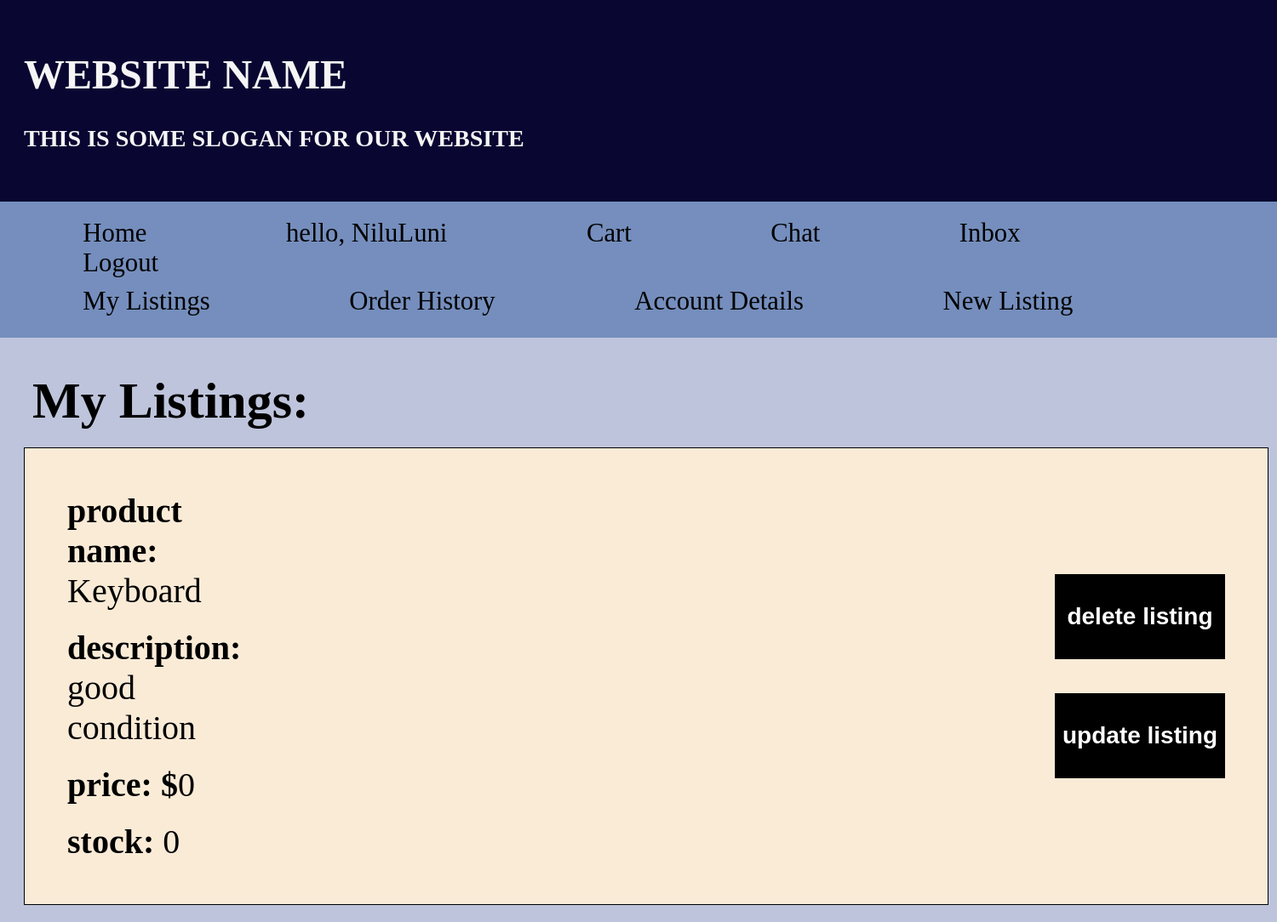
The page /Market/listings/ (signed in) on the database its author committed.
### Market/models.py (models this page shows)
class Product(models.Model):
    owner = models.ForeignKey(User, on_delete=models.CASCADE)
    product_name = models.CharField(max_length=50)
    product_rating = models.IntegerField(default=0)
    product_picture = models.FileField(upload_to='', blank=True)
    description = models.CharField(max_length=50)
    price = models.IntegerField()
    stock = models.IntegerField()
    pub_date = models.DateTimeField('date published', default=timezone.now)
    changed = models.BooleanField(default=False)
    CATEGORY_CHOICES = (
        ('G', 'Game'),
        ('L', 'Laptop'),
        ('M', 'Mouse'),
        ('K', 'Keyboard'),
        ('H', 'Headphone')
    )
    category = models.CharField(max_length=200, choices=CATEGORY_CHOICES, default="none")

### Market/views.py (the view)
# urls.py: path('listings/', views.my_listings, name='my_listings'),
@login_required
def my_listings(request):
    my_listing = Product.objects.filter(owner__username=request.session['username'])
    context = {'my_listing': my_listing}
    return render(request, 'Market/Listings.html', context)

### templates/Market/Listings.html (shortened to what this page needs)
{% extends 'Market/Account.html' %}
{% block body_plus %}
<div class="listingtitle">My Listings:</div>
<div class="listingpage">
    {% for listing in my_listing %}
        <div class="listingitem" id="product{{ listing.id }}">
            <div class="listingtext">
                <div id="listingfield"> product name: <span id="listingvalue"> {{ listing.product_name }}</span></div>
                <div id="listingfield"> description: <span id="listingvalue"> {{ listing.description }}</span></div>
                <div id="listingfield"> price: $<span id="listingvalue">{{ listing.price }}</span></div>
                <div id="listingfield"> stock: <span id="listingvalue">{{ listing.stock }}</span></div>
            </div>
            <div id="listingbuttons">
            <button class="delete" data-list="{{ listing.id }}" data-user="{{ request.session.username }}">delete listing</button>
        <form id="form{{ listing.id }}" method="get" action="{% url 'update' %}">
                <input class="update" type="submit" value="update listing">
        </form>
    </div>
    </div>
    {% endfor %}
</div>
{% endblock %}

### templates/base.html (shortened to what this page needs)
<!DOCTYPE html>
<html lang="en">
<head>
</head>
<body>
{% block header %}
    <header>
        <div class='siteName'>
            <h1>WEBSITE NAME</h1>
            <h3>THIS IS SOME SLOGAN FOR OUR WEBSITE</h3>
        </div>
    </header>
{% endblock header %}
{% block nav %}
    <nav>
        <div class='header'>
            <a href="{% url 'home' %}">Home</a>
            {% if request.user.is_anonymous %}
                <a href="{% url 'user_login' %}">Login</a>
                <a href="{% url 'register' %}">Register</a>
            {% else %}
                <a href="{% url 'my_account' %}">hello, {{ request.session.username }}</a>
                <a href="{% url 'cart' %}">Cart</a>
                <a href="{% url 'chat_index' %}">Chat</a>
                <a onclick="openInbox()" style="cursor: pointer">Inbox</a>
                <a href="{% url 'user_logout' %}">Logout</a>
            {% endif %}
        </div>
    </nav>
{% endblock nav %}
{% block body-block %}
{% endblock %}
{% block body_plus %}
{% endblock %}
</body>
</html>

### templates/base.html (style rules this page uses)
.siteName { margin-right: -10px; margin-left: -10px; margin-top: -10px; color: whitesmoke; background-color: rgb(9, 6, 49); padding: 30px; font-family: fantasy; font-size: 150%; width: 100%; }
.header { margin-right: -10px; margin-left: -10px; background-color: rgb(117, 142, 189); padding: 20px; width: 100%; height: 40px; font-size: 120%; }
a { text-decoration: none; font-size: 160%; color: black; margin: 4%; padding:20px; }

### templates/Market/Listings.html (style rules this page uses)
html { background-color: #bec4db; }
.listingitem { display: flex; flex-direction: row; margin:20px; border:solid 1px; padding:30px; background-color: antiquewhite; min-width: 1400px; width:90%; }
#listingfield { font-weight:600; margin:20px; }
#listingvalue { font-weight:500; }
.listingtext { font-size:40px; width:1000px; }
#listingbuttons { margin-left: 900px; align-self: center; }
.delete { width:200px; height:100px; margin:20px; border:none; background-color:black; color:white; font-size:28px; font-weight: 600; }
.update { width:200px; height:100px; margin:20px; border:none; background-color:black; color:white; font-size:28px; font-weight: 600; }
.listingtitle { font-size:60px; margin-left:30px; font-weight: 600; margin-top: 40px; }

### rows shown on the page
Product: product_name "Keyboard", description "good condition", price "0", stock "0"

### other values the page prints
{{ request.session.username }} "NiluLuni"
